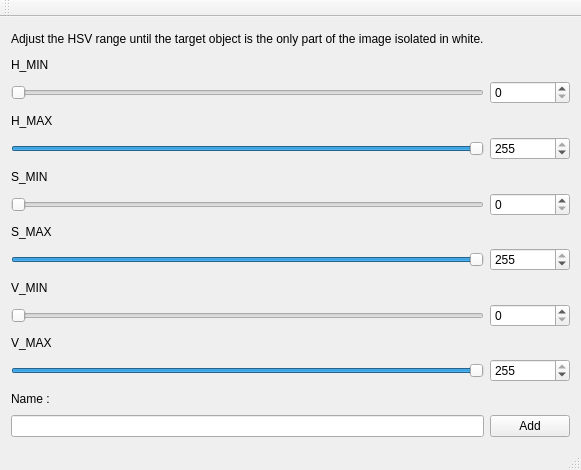
<?xml version="1.0" encoding="UTF-8"?>
<ui version="4.0">
 <class>MainWindow</class>
 <widget class="QMainWindow" name="MainWindow">
  <property name="geometry">
   <rect>
    <x>0</x>
    <y>0</y>
    <width>573</width>
    <height>470</height>
   </rect>
  </property>
  <property name="sizePolicy">
   <sizepolicy hsizetype="Preferred" vsizetype="Preferred">
    <horstretch>30</horstretch>
    <verstretch>30</verstretch>
   </sizepolicy>
  </property>
  <property name="windowTitle">
   <string>MainWindow</string>
  </property>
  <widget class="QWidget" name="centralWidget">
   <layout class="QGridLayout" name="gridLayout">
    <item row="11" column="2">
     <widget class="QSpinBox" name="vminBox">
      <property name="maximum">
       <number>255</number>
      </property>
     </widget>
    </item>
    <item row="8" column="2">
     <widget class="QSpinBox" name="smaxBox">
      <property name="maximum">
       <number>255</number>
      </property>
      <property name="value">
       <number>255</number>
      </property>
     </widget>
    </item>
    <item row="8" column="1">
     <widget class="QSlider" name="horizontalSlider_5">
      <property name="maximum">
       <number>255</number>
      </property>
      <property name="value">
       <number>255</number>
      </property>
      <property name="orientation">
       <enum>Qt::Horizontal</enum>
      </property>
     </widget>
    </item>
    <item row="7" column="1">
     <widget class="QLabel" name="label_2">
      <property name="text">
       <string>S_MAX</string>
      </property>
     </widget>
    </item>
    <item row="2" column="2">
     <widget class="QSpinBox" name="hminBox">
      <property name="maximum">
       <number>255</number>
      </property>
     </widget>
    </item>
    <item row="20" column="2">
     <widget class="QPushButton" name="addButton">
      <property name="text">
       <string>Add</string>
      </property>
     </widget>
    </item>
    <item row="6" column="1">
     <widget class="QSlider" name="horizontalSlider_6">
      <property name="maximum">
       <number>255</number>
      </property>
      <property name="orientation">
       <enum>Qt::Horizontal</enum>
      </property>
     </widget>
    </item>
    <item row="1" column="1">
     <widget class="QLabel" name="label_3">
      <property name="text">
       <string>H_MIN</string>
      </property>
     </widget>
    </item>
    <item row="18" column="1">
     <widget class="QSlider" name="horizontalSlider_3">
      <property name="maximum">
       <number>255</number>
      </property>
      <property name="value">
       <number>255</number>
      </property>
      <property name="orientation">
       <enum>Qt::Horizontal</enum>
      </property>
     </widget>
    </item>
    <item row="17" column="1">
     <widget class="QLabel" name="label_6">
      <property name="text">
       <string>V_MAX</string>
      </property>
     </widget>
    </item>
    <item row="11" column="1">
     <widget class="QSlider" name="horizontalSlider">
      <property name="maximum">
       <number>255</number>
      </property>
      <property name="orientation">
       <enum>Qt::Horizontal</enum>
      </property>
     </widget>
    </item>
    <item row="6" column="2">
     <widget class="QSpinBox" name="sminBox">
      <property name="maximum">
       <number>255</number>
      </property>
     </widget>
    </item>
    <item row="2" column="1">
     <widget class="QSlider" name="horizontalSlider_2">
      <property name="maximum">
       <number>255</number>
      </property>
      <property name="orientation">
       <enum>Qt::Horizontal</enum>
      </property>
     </widget>
    </item>
    <item row="5" column="1">
     <widget class="QLabel" name="label">
      <property name="text">
       <string>S_MIN</string>
      </property>
     </widget>
    </item>
    <item row="18" column="2">
     <widget class="QSpinBox" name="vmaxBox">
      <property name="maximum">
       <number>255</number>
      </property>
      <property name="value">
       <number>255</number>
      </property>
     </widget>
    </item>
    <item row="3" column="1">
     <widget class="QLabel" name="label_4">
      <property name="text">
       <string>H_MAX</string>
      </property>
     </widget>
    </item>
    <item row="0" column="1">
     <widget class="QLabel" name="label_7">
      <property name="text">
       <string>Adjust the HSV range until the target object is the only part of the image isolated in white.</string>
      </property>
     </widget>
    </item>
    <item row="4" column="1">
     <widget class="QSlider" name="horizontalSlider_4">
      <property name="maximum">
       <number>255</number>
      </property>
      <property name="value">
       <number>255</number>
      </property>
      <property name="orientation">
       <enum>Qt::Horizontal</enum>
      </property>
     </widget>
    </item>
    <item row="4" column="2">
     <widget class="QSpinBox" name="hmaxBox">
      <property name="maximum">
       <number>255</number>
      </property>
      <property name="value">
       <number>255</number>
      </property>
     </widget>
    </item>
    <item row="10" column="1">
     <widget class="QLabel" name="label_5">
      <property name="text">
       <string>V_MIN</string>
      </property>
     </widget>
    </item>
    <item row="20" column="1">
     <widget class="QLineEdit" name="nameLineEdit"/>
    </item>
    <item row="19" column="1">
     <widget class="QLabel" name="label_8">
      <property name="text">
       <string>Name :</string>
      </property>
     </widget>
    </item>
   </layout>
   <zorder>horizontalSlider_6</zorder>
   <zorder>label_6</zorder>
   <zorder>horizontalSlider_3</zorder>
   <zorder>horizontalSlider</zorder>
   <zorder>label</zorder>
   <zorder>horizontalSlider_2</zorder>
   <zorder>label_5</zorder>
   <zorder>label_3</zorder>
   <zorder>hminBox</zorder>
   <zorder>sminBox</zorder>
   <zorder>vmaxBox</zorder>
   <zorder>vminBox</zorder>
   <zorder>label_7</zorder>
   <zorder>label_4</zorder>
   <zorder>horizontalSlider_4</zorder>
   <zorder>hmaxBox</zorder>
   <zorder>label_2</zorder>
   <zorder>horizontalSlider_5</zorder>
   <zorder>smaxBox</zorder>
   <zorder>nameLineEdit</zorder>
   <zorder>addButton</zorder>
   <zorder>label_8</zorder>
  </widget>
  <widget class="QMenuBar" name="menuBar">
   <property name="geometry">
    <rect>
     <x>0</x>
     <y>0</y>
     <width>573</width>
     <height>21</height>
    </rect>
   </property>
  </widget>
  <widget class="QToolBar" name="mainToolBar">
   <attribute name="toolBarArea">
    <enum>TopToolBarArea</enum>
   </attribute>
   <attribute name="toolBarBreak">
    <bool>false</bool>
   </attribute>
  </widget>
  <widget class="QStatusBar" name="statusBar"/>
 </widget>
 <layoutdefault spacing="6" margin="11"/>
 <resources/>
 <connections>
  <connection>
   <sender>hminBox</sender>
   <signal>valueChanged(int)</signal>
   <receiver>horizontalSlider_2</receiver>
   <slot>setValue(int)</slot>
   <hints>
    <hint type="sourcelabel">
     <x>610</x>
     <y>175</y>
    </hint>
    <hint type="destinationlabel">
     <x>541</x>
     <y>177</y>
    </hint>
   </hints>
  </connection>
  <connection>
   <sender>hmaxBox</sender>
   <signal>valueChanged(int)</signal>
   <receiver>horizontalSlider_4</receiver>
   <slot>setValue(int)</slot>
   <hints>
    <hint type="sourcelabel">
     <x>619</x>
     <y>268</y>
    </hint>
    <hint type="destinationlabel">
     <x>548</x>
     <y>269</y>
    </hint>
   </hints>
  </connection>
  <connection>
   <sender>sminBox</sender>
   <signal>valueChanged(int)</signal>
   <receiver>horizontalSlider_6</receiver>
   <slot>setValue(int)</slot>
   <hints>
    <hint type="sourcelabel">
     <x>620</x>
     <y>352</y>
    </hint>
    <hint type="destinationlabel">
     <x>552</x>
     <y>344</y>
    </hint>
   </hints>
  </connection>
  <connection>
   <sender>smaxBox</sender>
   <signal>valueChanged(int)</signal>
   <receiver>horizontalSlider_5</receiver>
   <slot>setValue(int)</slot>
   <hints>
    <hint type="sourcelabel">
     <x>626</x>
     <y>428</y>
    </hint>
    <hint type="destinationlabel">
     <x>555</x>
     <y>426</y>
    </hint>
   </hints>
  </connection>
  <connection>
   <sender>vminBox</sender>
   <signal>valueChanged(int)</signal>
   <receiver>horizontalSlider</receiver>
   <slot>setValue(int)</slot>
   <hints>
    <hint type="sourcelabel">
     <x>611</x>
     <y>518</y>
    </hint>
    <hint type="destinationlabel">
     <x>564</x>
     <y>518</y>
    </hint>
   </hints>
  </connection>
  <connection>
   <sender>vmaxBox</sender>
   <signal>valueChanged(int)</signal>
   <receiver>horizontalSlider_3</receiver>
   <slot>setValue(int)</slot>
   <hints>
    <hint type="sourcelabel">
     <x>625</x>
     <y>604</y>
    </hint>
    <hint type="destinationlabel">
     <x>554</x>
     <y>604</y>
    </hint>
   </hints>
  </connection>
  <connection>
   <sender>horizontalSlider_2</sender>
   <signal>valueChanged(int)</signal>
   <receiver>hminBox</receiver>
   <slot>setValue(int)</slot>
   <hints>
    <hint type="sourcelabel">
     <x>566</x>
     <y>165</y>
    </hint>
    <hint type="destinationlabel">
     <x>655</x>
     <y>171</y>
    </hint>
   </hints>
  </connection>
  <connection>
   <sender>horizontalSlider_4</sender>
   <signal>valueChanged(int)</signal>
   <receiver>hmaxBox</receiver>
   <slot>setValue(int)</slot>
   <hints>
    <hint type="sourcelabel">
     <x>563</x>
     <y>254</y>
    </hint>
    <hint type="destinationlabel">
     <x>623</x>
     <y>257</y>
    </hint>
   </hints>
  </connection>
  <connection>
   <sender>horizontalSlider_6</sender>
   <signal>valueChanged(int)</signal>
   <receiver>sminBox</receiver>
   <slot>setValue(int)</slot>
   <hints>
    <hint type="sourcelabel">
     <x>558</x>
     <y>341</y>
    </hint>
    <hint type="destinationlabel">
     <x>637</x>
     <y>343</y>
    </hint>
   </hints>
  </connection>
  <connection>
   <sender>horizontalSlider_5</sender>
   <signal>valueChanged(int)</signal>
   <receiver>smaxBox</receiver>
   <slot>setValue(int)</slot>
   <hints>
    <hint type="sourcelabel">
     <x>528</x>
     <y>432</y>
    </hint>
    <hint type="destinationlabel">
     <x>645</x>
     <y>431</y>
    </hint>
   </hints>
  </connection>
  <connection>
   <sender>horizontalSlider</sender>
   <signal>valueChanged(int)</signal>
   <receiver>vminBox</receiver>
   <slot>setValue(int)</slot>
   <hints>
    <hint type="sourcelabel">
     <x>497</x>
     <y>516</y>
    </hint>
    <hint type="destinationlabel">
     <x>628</x>
     <y>522</y>
    </hint>
   </hints>
  </connection>
  <connection>
   <sender>horizontalSlider_3</sender>
   <signal>valueChanged(int)</signal>
   <receiver>vmaxBox</receiver>
   <slot>setValue(int)</slot>
   <hints>
    <hint type="sourcelabel">
     <x>545</x>
     <y>604</y>
    </hint>
    <hint type="destinationlabel">
     <x>625</x>
     <y>611</y>
    </hint>
   </hints>
  </connection>
 </connections>
</ui>
